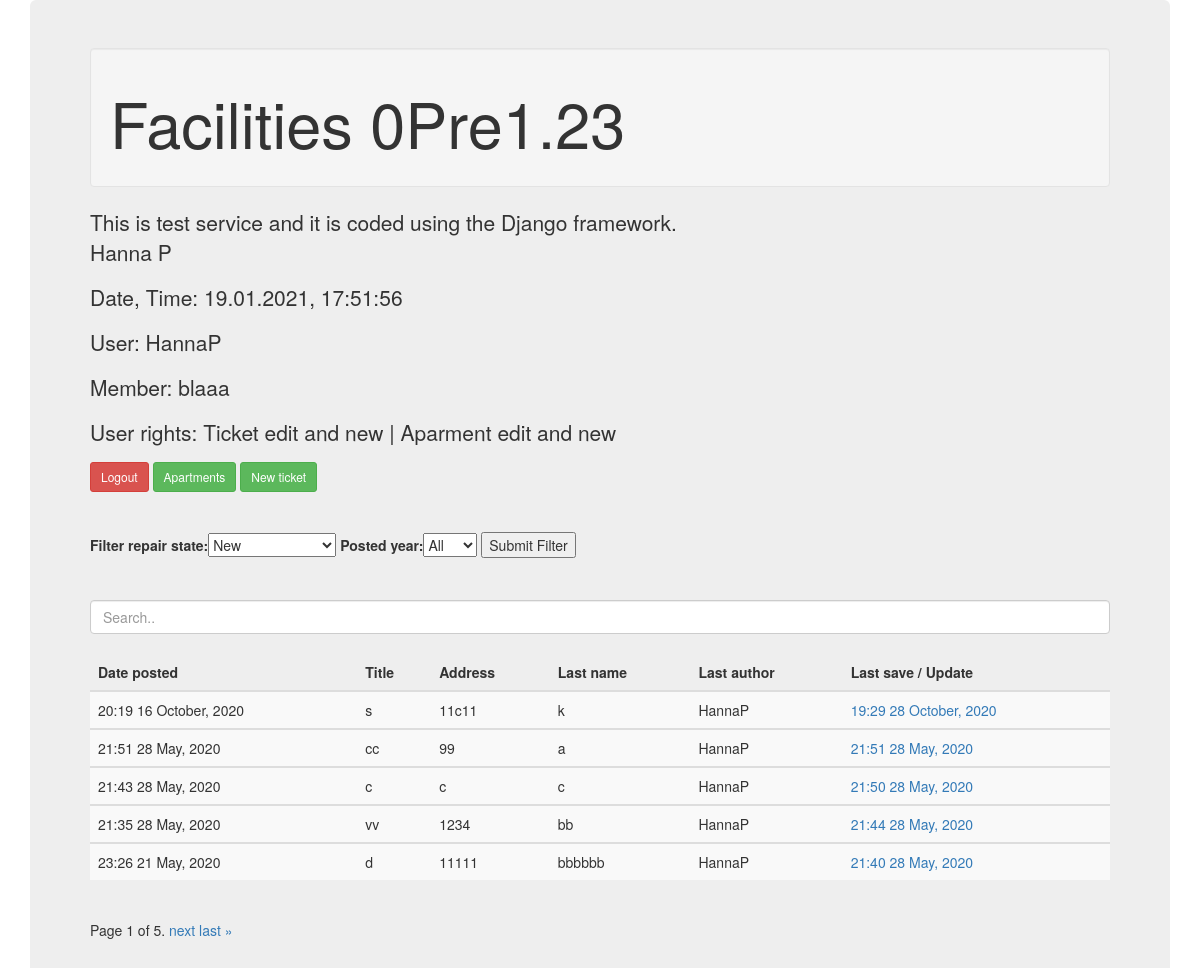
The app's page / (signed in) with its own data.
### users/models.py (models this page shows, shortened)
class Profile(models.Model):
    user = models.OneToOneField(User, on_delete=models.CASCADE)
    members_of = models.CharField(max_length=200, blank=True)
    user_level= models.IntegerField(default=1)
    list_rows= models.IntegerField(default=10)

### FacilitiesApp/models.py (models this page shows, shortened)
class Ticket(models.Model):
    first_name = models.CharField(max_length=100)
    last_name = models.CharField(max_length=100)
    email = models.CharField(max_length=100, blank=True)
    phone_no = models.CharField(max_length=100, blank=True)
    address = models.CharField(max_length=100)
    house_company = models.CharField(max_length=100)
    company_name = models.CharField(max_length=100)
    title = models.CharField(max_length=100, blank=False)
    fault = models.TextField(blank=False)
    repair_state = models.CharField(max_length=100, blank=False)
    repair = models.TextField(blank=True)
    date_repair = models.DateField(null=True, blank=True)
    notes = models.TextField(blank=True)
    date_posted = models.DateTimeField(default=timezone.now)
    date_last_save = models.DateTimeField(auto_now=timezone.now)
    username_first = models.CharField(max_length=100)
    author = models.ForeignKey(User, on_delete=models.PROTECT)

### FacilitiesApp/views.py (the view)
# urls.py: 2. Add a URL to urlpatterns:  path('', views.home, name='home')
def home(request):
    date_tmp = datetime.datetime.now().strftime('%d.%m.%Y, %H:%M:%S')
    dic_x = {}
    if request.user.is_authenticated:
        db_data = ''
        members_of_tmp = request.user.profile.members_of
        user_level_int = request.user.profile.user_level
        list_rows_int = request.user.profile.list_rows
        if user_level_int > 4:
            user_level_tmp = 'Ticket edit and new | Aparment edit, new and delete'
        elif user_level_int > 3:
            user_level_tmp = 'Ticket edit and new | Aparment edit and new'
        elif user_level_int > 2:
            user_level_tmp = 'Ticket edit and new | Aparment edit only'
        elif user_level_int > 1:
            user_level_tmp = 'Ticket edit and New | Aparment read only'
        else:
            user_level_tmp = 'read only for all")'
        repair_state_filter = request.POST.get('filter_repair_state')
        posted_year_filter = request.POST.get('posted_year')
        filter_tmp = FilterForm(request.POST or None)
        if str(repair_state_filter) == str(None):
            repair_state_filter = 'New'
        if str(posted_year_filter) == str(None):
            db_data = Ticket.objects.filter(company_name = members_of_tmp)\
                .filter(repair_state = repair_state_filter).order_by('-date_posted')
        else:
            db_data = Ticket.objects.filter(company_name = members_of_tmp)\
                .filter(repair_state = repair_state_filter)\
                .filter(date_posted__year = posted_year_filter).order_by('-date_posted')
        paginator = Paginator(db_data, list_rows_int)
        page_number = request.GET.get('page')
        page_obj = paginator.get_page(page_number)
        dic_x = {
        'posts': page_obj,
        'date_str': date_tmp,
        'members_of': members_of_tmp,
        'filter': filter_tmp,
        'user_rights' : user_level_tmp
        }
    return render(request, "FacilitiesApp/index.html", dic_x)

### FacilitiesApp/forms.py
class FilterForm(forms.Form):
    filter_repair_state = forms.ChoiceField(choices = REPAIR_CHOICES)
    posted_year = forms.ChoiceField(choices = POSTED_Y_CHOICES)

### FacilitiesApp/templates/FacilitiesApp/index.html (shortened to what this page needs)
<!DOCTYPE html>
<html lang="en">
<head>
	<link rel="stylesheet" href="https://maxcdn.bootstrapcdn.com/bootstrap/3.4.1/css/bootstrap.min.css">
</head>
<body>
	<div class="container">
		<div class="jumbotron">
		<div class="well"><h1>Facilities 0Pre1.23</h1></div>
		{% if user.is_authenticated %}
		<p>This is test service and it is coded using the Django framework.<br>Hanna P</p>
		<p>Date, Time: {{ date_str }}</p>
		<p>User: {{ user }}</p>
		<p>Member: {{ members_of }}</p>
		<p>User rights: {{ user_rights }}</p>
		<a class="btn btn-danger btn-sm mt-1 mb-1" href='{% url 'logout' %}'>Logout</a>
		<a class="btn btn-success btn-sm mt-1 mb-1" href='{% url 'apartment' %}'>Apartments</a>
		<a class="btn btn-success btn-sm mt-1 mb-1" href="{% url 'ticket-create' %}">New ticket</a>
		{% else %}
		<p>This is a simple job management service done for property maintenance
			and the coding work has been done as an example.</p>
		<a class="btn btn-success btn-sm mt-1 mb-1" href='{% url 'login' %}'>Login</a>
		{% endif %}
		<br>
		{% if user.is_authenticated %}
		<br><br>
		<form action="/filter/" method="POST">
		{{ filter }}
		<input type = "submit" value = "Submit Filter" />
		</form>
		<br><br>
		<input class="form-control" id="myInput" type="text" placeholder="Search..">
		<br>
		<table class="table table-striped">
			<thead>
			  <tr>
				<th>Date posted</th>
				<th>Title</th>
				<th>Address</th>
				<th>Last name</th>
				<th>Last author</th>
				<th>Last save / Update</th>
			  </tr>
			</thead>
			{% block content %}
			{% for Ticket in posts %}
					<tbody id="myTable">
						<tr>
							<td>{{ Ticket.date_posted|date:"H:i d F, Y" }}</td>
							<td>{{ Ticket.title }}</td>
							<td>{{ Ticket.address }}</td>
							<td>{{ Ticket.last_name }}</td>
							<td>{{ Ticket.author }}</td>
							<td><a href="{% url 'ticket-update' Ticket.id %}">{{ Ticket.date_last_save|date:"H:i d F, Y" }}</a></td>
						</tr>
					</tbody>
			{% endfor %}
			{% endblock content %}
	</table>
		<div class="pagination">
			<span class="step-links">
				<span class="current">
				Page {{ posts.number }} of {{ posts.paginator.num_pages }}.
				</span>
				{% if posts.has_next %}
					<a href="?page={{ posts.next_page_number }}">next</a>
					<a href="?page={{ posts.paginator.num_pages }}">last &raquo;</a>
				{% endif %}
			</span>
		</div>
		{% endif %}
    </div>
	</div>
</body>
</html>

### records on screen
Profile: members_of "blaaa"
Ticket: date_posted "20:19 16 October, 2020", title "s", address "11c11", last_name "k", author "HannaP", date_last_save "19:29 28 October, 2020"
Ticket: date_posted "21:51 28 May, 2020", title "cc", address "99", last_name "a", author "HannaP", date_last_save "21:51 28 May, 2020"
Ticket: date_posted "21:43 28 May, 2020", title "c", address "c", last_name "c", author "HannaP", date_last_save "21:50 28 May, 2020"
Ticket: date_posted "21:35 28 May, 2020", title "vv", address "1234", last_name "bb", author "HannaP", date_last_save "21:44 28 May, 2020"
Ticket: date_posted "23:26 21 May, 2020", title "d", address "11111", last_name "bbbbbb", author "HannaP", date_last_save "21:40 28 May, 2020"

### other values on screen
{{ user }} "HannaP"
{{ user_rights }} "Ticket edit and new | Aparment edit and new"
{{ posts.number }} "1"
{{ posts.paginator.num_pages }} "5"
